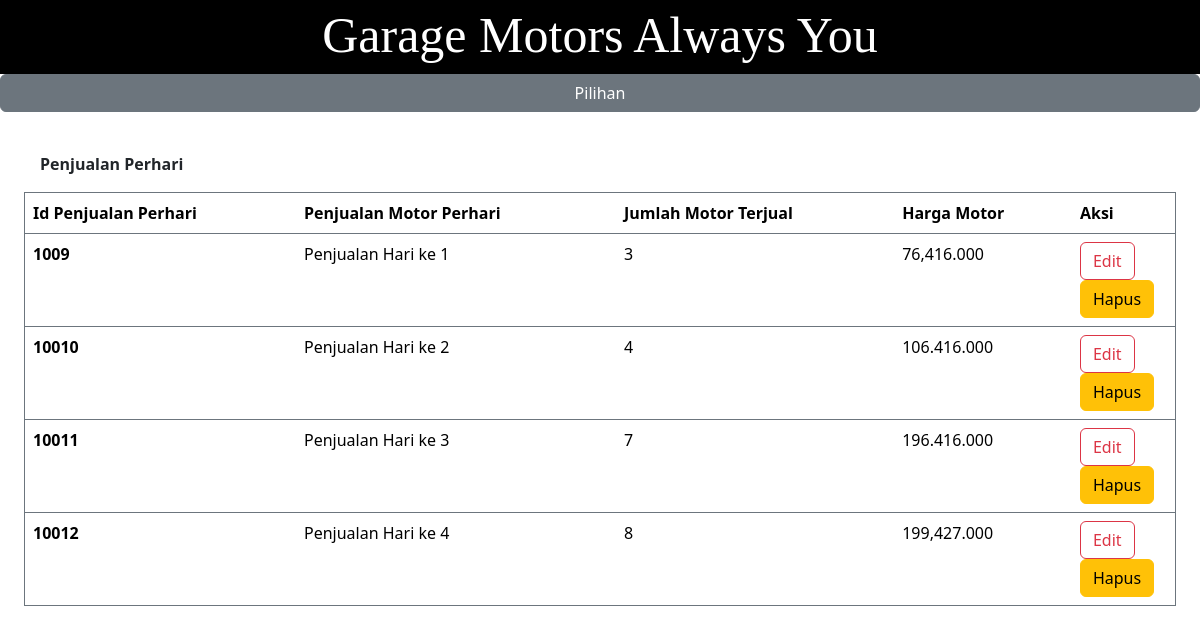
/index.php?page=penjualan_perhari, run on the app's committed database.
### tables this page shows
CREATE TABLE penjualan_perhari ( 
  id_penjualan_perhari INT        (10) NOT NULL AUTO_INCREMENT,
  penjualan_motor_perhari VARCHAR (50) NOT NULL,
  jumlah_motor_terjual VARCHAR    (50) NOT NULL,
  harga_motor VARCHAR             (50) NOT NULL,
  PRIMARY KEY 			  (id_penjualan_perhari)
);

### penjualan_perhari.php (the view)
<div class ="justify-content">
<div class ="col-3"><b> Penjualan Perhari </b></div>
</div>
</div>
<table class     ="table border border-secondary">
	<thead class="thead-">
		<tr>
               <th scope ="col"> Id Penjualan Perhari </th>
			<th scope ="col"> Penjualan Motor Perhari </th>
			<th scope ="col"> Jumlah Motor Terjual </th>
               <th scope ="col"> Harga Motor </th>
			<th scope ="col" width ="9%"> Aksi </th>
		</tr>
	</thead>
	<body>
		<?php
		$que       = "SELECT * FROM penjualan_perhari";
		$select    = mysqli_query($con,$que);
          while($data= mysqli_fetch_array($select)){
          ?>
          <tr>
               <th scope="row"><?php echo $data['id_penjualan_perhari']; ?></th>
		     <td><?php echo $data['penjualan_motor_perhari']; ?></td>
			<td><?php echo $data['jumlah_motor_terjual']; ?></td>
               <td><?php echo $data['harga_motor']; ?></td>
			<td>
			<a href="index.php?page=penjualan_perhari-edit&id=<?php echo $data['id_penjualan_perhari']; ?>"><button class="btn btn-outline-danger" type="button"> Edit </button></a>
			<a href="index.php?page=penjualan_perhari-delete&id=<?php echo $data['id_penjualan_perhari']; ?>"><button class="btn btn-warning" type="button"> Hapus </button></a>
			</td>
			</tr>
		<?php }
		?>
	</body>
</table>

### index.php (shortened to what this page needs)
<!DOCTYPE html>
<html lang = "en">
<head>
    <link rel     = "stylesheet" href = "./style/style.css">
    <link href    ="https://cdn.jsdelivr.net/npm/bootstrap@5.3.2/dist/css/bootstrap.min.css" rel="stylesheet">
</head>
<body class="containers d-flex flex-column">
    <div class= "bar">
    <h1 class= "title"> Garage Motors Always You </h1>
    </div>
    <button class= "btn btn-secondary" type="btn" data-bs-toggle="collapse" data-bs-target="#collapseexample" aria-expanded="false" aria-controls="collapseexample">
    Pilihan
    </button>
    <div class="col p-4 h-100">
                    <div class="p-3">
                    <?php
                    include "../sql.php";
                    $halaman = isset($_GET['page']) ? $_GET['page'] : 'motor';
                    switch ($halaman) {
                        case 'penjualan_perhari':
                        include('penjualan_perhari.php');
                        break;
                    }
                    ?>
                </div>
</body>
</html>

### style.css (style rules this page uses)
* { Padding: 0; Margin: 0; }

### index.php (style rules this page uses)
html, body { height: 100%; }
.bar { background-color:black; display: flex; padding: 5px; z-index: auto; position: relative; justify-content: center; height: 74px; font-family: 'Times New Roman'; }
.title { font-size: 50px; color: White; }

### data on the page
penjualan_perhari: id_penjualan_perhari "1009", penjualan_motor_perhari "Penjualan Hari ke 1", jumlah_motor_terjual "3", harga_motor "76,416.000"
penjualan_perhari: id_penjualan_perhari "10010", penjualan_motor_perhari "Penjualan Hari ke 2", jumlah_motor_terjual "4", harga_motor "106.416.000"
penjualan_perhari: id_penjualan_perhari "10011", penjualan_motor_perhari "Penjualan Hari ke 3", jumlah_motor_terjual "7", harga_motor "196.416.000"
penjualan_perhari: id_penjualan_perhari "10012", penjualan_motor_perhari "Penjualan Hari ke 4", jumlah_motor_terjual "8", harga_motor "199,427.000"
